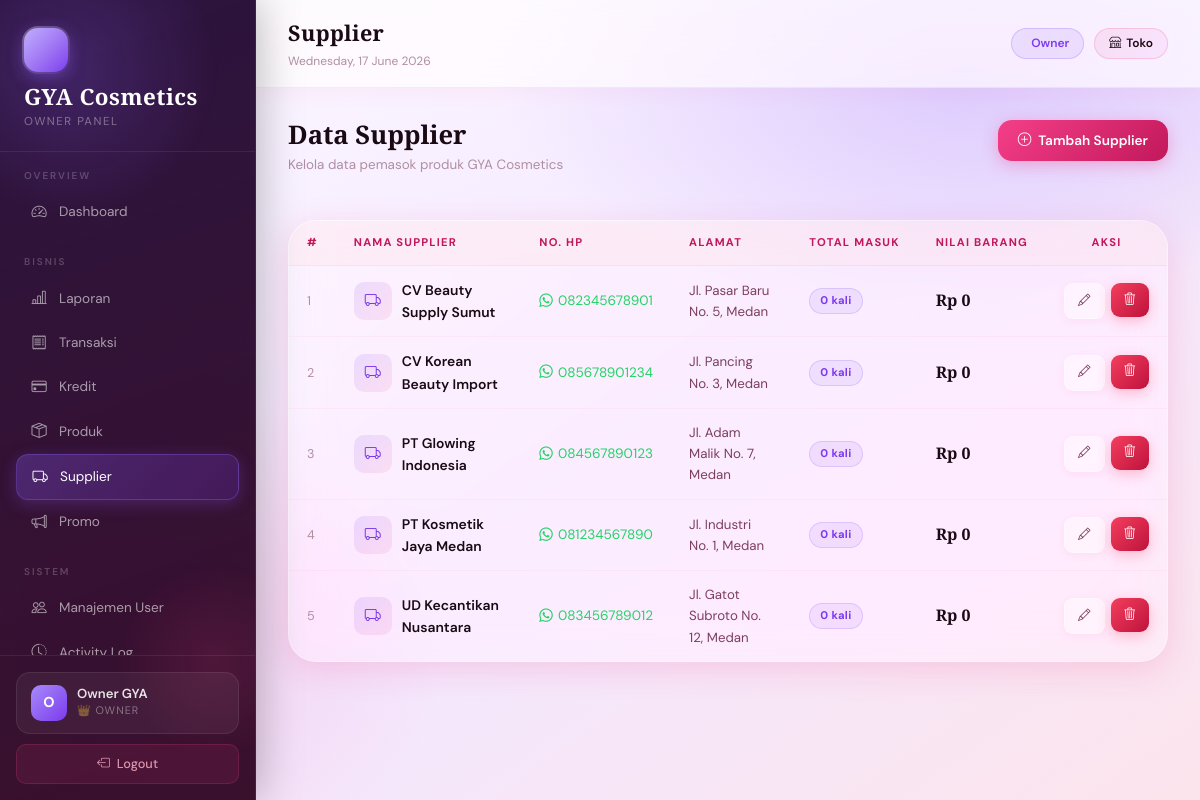
The page /gya-cosmetics/owner/supplier.php (signed in) on the database its author committed.
### tables this page shows
CREATE TABLE supplier (
  `id` int(11) NOT NULL AUTO_INCREMENT,
  `nama` varchar(100) NOT NULL,
  `no_hp` varchar(20) DEFAULT NULL,
  `alamat` text DEFAULT NULL,
  `created_at` timestamp NOT NULL DEFAULT current_timestamp(),
  `updated_at` timestamp NOT NULL DEFAULT current_timestamp() ON UPDATE current_timestamp(),
  PRIMARY KEY (`id`)
);

### gya-cosmetics/config/config.php (called while the page is built, shortened)
<?php
function formatRupiah($angka) {
    return 'Rp ' . number_format($angka, 0, ',', '.');
}
?>

### gya-cosmetics/owner/supplier.php (the view, shortened to what this page needs)
<?php
require_once '../config/config.php';
$rows = $conn->query("
    SELECT s.*, COUNT(DISTINCT b.id) as jml_masuk, COALESCE(SUM(b.total_harga),0) as total_nilai
    FROM supplier s
    LEFT JOIN barang_masuk b ON s.id = b.supplier_id
    GROUP BY s.id ORDER BY s.nama
");
require_once '../views/owner_header.php';
?>
<div style="display:flex;justify-content:space-between;align-items:flex-start;margin-bottom:28px;flex-wrap:wrap;gap:14px;">
  <div>
    <h2 style="font-family:'Cormorant Garamond',serif;font-size:1.6rem;font-weight:600;color:#1a0a14;margin-bottom:4px;">Data Supplier</h2>
    <p style="font-size:.84rem;color:#b08fa0;">Kelola data pemasok produk GYA Cosmetics</p>
  </div>
  <button onclick="openModal('mTambah')" class="btn-gya btn-primary-gya">
    <i class="bi bi-plus-circle"></i> Tambah Supplier
  </button>
</div>
<div class="content-card">
  <div style="overflow-x:auto;">
    <table class="table-gya" style="min-width:650px;">
      <thead>
        <tr>
          <th>#</th>
          <th>Nama Supplier</th>
          <th>No. HP</th>
          <th>Alamat</th>
          <th>Total Masuk</th>
          <th>Nilai Barang</th>
          <th style="text-align:center;">Aksi</th>
        </tr>
      </thead>
      <tbody>
        <?php if ($rows && $rows->num_rows > 0): $no = 1; while ($s = $rows->fetch_assoc()): ?>
        <tr>
          <td style="color:#b08fa0;font-size:.79rem;"><?= $no++ ?></td>
          <td>
            <div style="display:flex;align-items:center;gap:10px;">
              <div style="width:38px;height:38px;border-radius:10px;background:linear-gradient(135deg,rgba(139,92,246,.15),rgba(244,63,136,.1));display:flex;align-items:center;justify-content:center;color:#7c3aed;font-size:1rem;flex-shrink:0;">
                <i class="bi bi-truck"></i>
              </div>
              <span style="font-weight:600;font-size:.87rem;"><?= htmlspecialchars($s['nama']) ?></span>
            </div>
          </td>
          <td>
            <?php if ($s['no_hp']): ?>
            <a href="https://wa.me/<?= preg_replace('/[^0-9]/', '', $s['no_hp']) ?>" target="_blank"
               style="color:#25d366;text-decoration:none;font-size:.85rem;display:flex;align-items:center;gap:5px;">
              <i class="bi bi-whatsapp"></i> <?= htmlspecialchars($s['no_hp']) ?>
            </a>
            <?php else: ?><span style="color:#b08fa0;font-size:.83rem;">—</span><?php endif; ?>
          </td>
          <td style="font-size:.83rem;color:#7c3f5e;max-width:200px;"><?= htmlspecialchars($s['alamat'] ?? '—') ?></td>
          <td><span class="badge-gya badge-purple"><?= $s['jml_masuk'] ?> kali</span></td>
          <td style="font-weight:700;font-family:'Cormorant Garamond',serif;font-size:1rem;"><?= formatRupiah($s['total_nilai']) ?></td>
          <td style="text-align:center;">
            <div style="display:flex;gap:6px;justify-content:center;">
              <button class="btn-gya btn-glass-gya btn-sm-gya" onclick='editSup(<?= json_encode($s) ?>)'><i class="bi bi-pencil"></i></button>
              <form method="POST" style="display:inline;" onsubmit="return confirmDelete('Hapus supplier ini?')">
                <button type="submit" class="btn-gya btn-danger-gya btn-sm-gya"><i class="bi bi-trash3"></i></button>
              </form>
            </div>
          </td>
        </tr>
        <?php endwhile; else: ?>
        <tr><td colspan="7" class="empty-state"><span class="empty-icon"><i class="bi bi-truck"></i></span><div>Belum ada data supplier</div></td></tr>
        <?php endif; ?>
      </tbody>
    </table>
  </div>
</div>
<?php require_once '../views/owner_footer.php'; ?>

### gya-cosmetics/assets/css/style.css (style rules this page uses)
:root { --rose: #f43f88; --rose-deep: #c2185b; --rose-pale: #fce4ec; --blush: #fbb6ce; --lilac: #e879f9; --peach: #fb923c; --cream: #fff8f5; --white: #ffffff; --glass-white: rgba(255,255,255,0.18); --glass-white-mid: rgba(255,255,255,0.30); --glass-white-high: rgba(255,255,255,0.55); --glass-border: rgba(255,255,255,0.35); --glass-shadow: 0 8px 32px rgba(244, 63, 136, 0.18); --glass-shadow-lg: 0 24px 64px rgba(244, 63, 136, 0.22); --glass-dark: rgba(30, 5, 20, 0.55); --glass-dark-hover: rgba(244, 63, 136, 0.22); --font-display: 'Cormorant Garamond', Georgia, serif; --font-body: 'DM Sans', sans-serif; --text-primary: #1a0a14; --text-secondary: #7c3f5e; --text-muted: #b08fa0; --radius-sm: 8px; --radius-md: 14px; --radius-lg: 20px; --radius-xl: 28px; --radius-pill:50px; }
*, *::before, *::after { box-sizing: border-box; margin: 0; padding: 0; }
html { scroll-behavior: smooth; }
body { font-family: var(--font-body); font-weight: 400; color: var(--text-primary); line-height: 1.6; -webkit-font-smoothing: antialiased; }
.content-card { background: var(--glass-white-mid); backdrop-filter: blur(20px) saturate(180%); -webkit-backdrop-filter: blur(20px) saturate(180%); border: 1px solid var(--glass-border); border-radius: var(--radius-xl); box-shadow: var(--glass-shadow); overflow: hidden; }
.table-gya { width: 100%; border-collapse: collapse; }
.table-gya thead tr { background: rgba(252,228,236,0.4); }
.table-gya th { padding: 13px 18px; font-size: 0.7rem; font-weight: 700; text-transform: uppercase; letter-spacing: 1.2px; color: var(--rose-deep); text-align: left; border-bottom: 1px solid rgba(244,63,136,0.1); white-space: nowrap; }
.table-gya td { padding: 13px 18px; font-size: 0.86rem; color: var(--text-primary); border-bottom: 1px solid rgba(244,63,136,0.05); vertical-align: middle; }
.table-gya tbody tr { transition: background 0.15s; }
.table-gya tbody tr:last-child td { border-bottom: none; }
.btn-gya { display: inline-flex; align-items: center; gap: 7px; padding: 10px 20px; border-radius: var(--radius-md); font-family: var(--font-body); font-size: 0.85rem; font-weight: 600; cursor: pointer; transition: all 0.22s cubic-bezier(0.4,0,0.2,1); border: none; text-decoration: none; position: relative; overflow: hidden; }
.btn-gya::after { content: ''; position: absolute; inset: 0; background: rgba(255,255,255,0); transition: background 0.2s; }
.btn-primary-gya { background: linear-gradient(135deg, var(--rose) 0%, var(--rose-deep) 100%); color: white; box-shadow: 0 4px 16px rgba(244,63,136,0.35); }
.btn-glass-gya { background: var(--glass-white-mid); backdrop-filter: blur(12px); border: 1px solid var(--glass-border); color: var(--text-secondary); box-shadow: 0 2px 8px rgba(244,63,136,0.08); }
.btn-danger-gya { background: linear-gradient(135deg, #f43f5e, #be123c); color: white; box-shadow: 0 4px 14px rgba(244,63,94,0.3); }
.btn-sm-gya { padding: 7px 13px; font-size: 0.78rem; border-radius: 9px; }
.badge-gya { display: inline-flex; align-items: center; padding: 3px 10px; border-radius: 20px; font-size: 0.7rem; font-weight: 700; letter-spacing: 0.3px; }
.badge-purple { background: rgba(139,92,246,0.1); color: #7c3aed; border: 1px solid rgba(139,92,246,0.2); }

### gya-cosmetics/views/owner_header.php (style rules this page uses)
body { background: radial-gradient(ellipse 70% 50% at 80% 10%, rgba(139,92,246,.22) 0%,transparent 55%), radial-gradient(ellipse 50% 60% at 10% 80%, rgba(244,63,136,.15) 0%,transparent 55%), linear-gradient(145deg, #fdf8ff 0%, #f3e8ff 55%, #fce4ec 100%); min-height: 100vh; }

### rows shown on the page
supplier: nama "CV Beauty Supply Sumut", no_hp "082345678901", alamat "Jl. Pasar Baru No. 5, Medan", jml_masuk "0", total_nilai "Rp 0"
supplier: nama "CV Korean Beauty Import", no_hp "085678901234", alamat "Jl. Pancing No. 3, Medan", jml_masuk "0", total_nilai "Rp 0"
supplier: nama "PT Glowing Indonesia", no_hp "084567890123", alamat "Jl. Adam Malik No. 7, Medan", jml_masuk "0", total_nilai "Rp 0"
supplier: nama "PT Kosmetik Jaya Medan", no_hp "081234567890", alamat "Jl. Industri No. 1, Medan", jml_masuk "0", total_nilai "Rp 0"
supplier: nama "UD Kecantikan Nusantara", no_hp "083456789012", alamat "Jl. Gatot Subroto No. 12, Medan", jml_masuk "0", total_nilai "Rp 0"

### other values the page prints
substr($_SESSION['nama']??'O',0,1) "O"
$_SESSION['nama'] "Owner GYA"
$page_title "Supplier"
